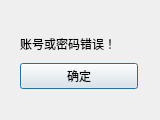
<?xml version="1.0" encoding="UTF-8"?>
<ui version="4.0">
 <class>Dialog</class>
 <widget class="QDialog" name="Dialog">
  <property name="geometry">
   <rect>
    <x>0</x>
    <y>0</y>
    <width>160</width>
    <height>120</height>
   </rect>
  </property>
  <property name="windowTitle">
   <string>错误</string>
  </property>
  <widget class="QWidget" name="layoutWidget">
   <property name="geometry">
    <rect>
     <x>20</x>
     <y>30</y>
     <width>118</width>
     <height>59</height>
    </rect>
   </property>
   <layout class="QVBoxLayout" name="verticalLayout">
    <item>
     <widget class="QLabel" name="label">
      <property name="text">
       <string>账号或密码错误！</string>
      </property>
     </widget>
    </item>
    <item>
     <widget class="QPushButton" name="pushButton">
      <property name="text">
       <string>确定</string>
      </property>
     </widget>
    </item>
   </layout>
  </widget>
 </widget>
 <resources/>
 <connections>
  <connection>
   <sender>pushButton</sender>
   <signal>clicked()</signal>
   <receiver>Dialog</receiver>
   <slot>close()</slot>
   <hints>
    <hint type="sourcelabel">
     <x>78</x>
     <y>72</y>
    </hint>
    <hint type="destinationlabel">
     <x>79</x>
     <y>59</y>
    </hint>
   </hints>
  </connection>
 </connections>
</ui>
